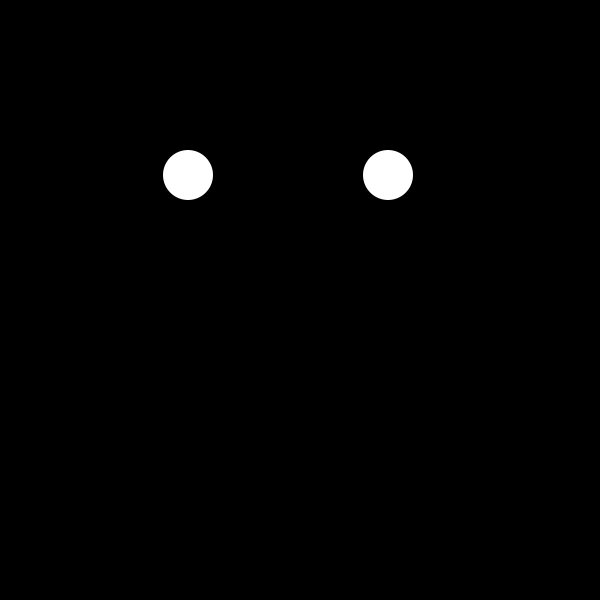
Frame 1 (no input)
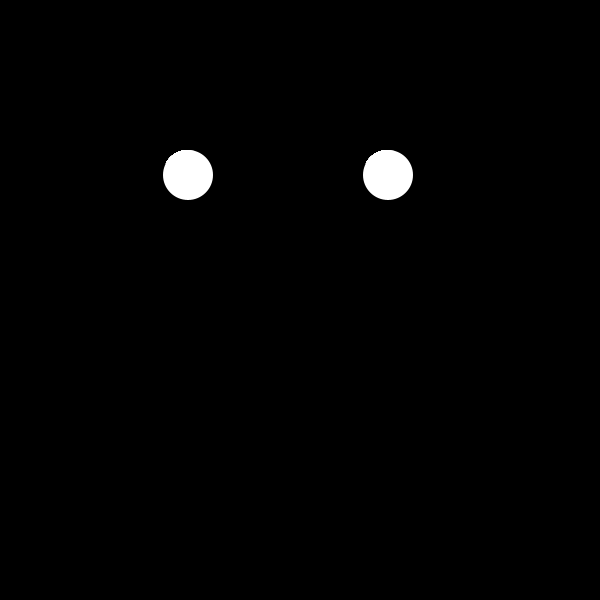
Frame 60 (the mouse pressed at the canvas centre just before this capture)
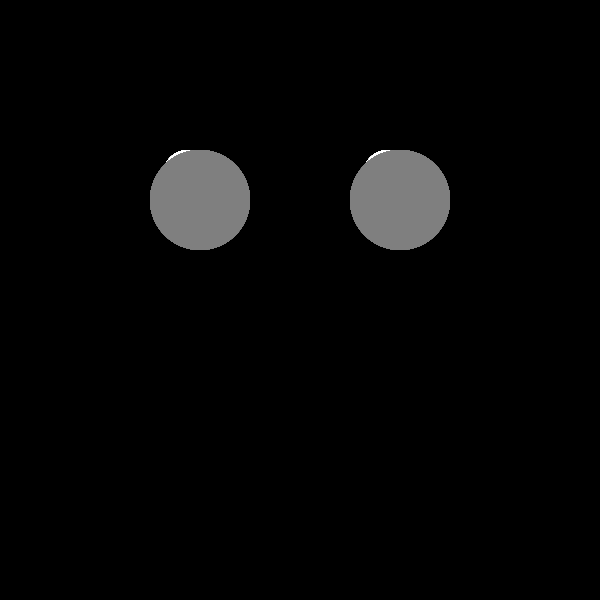
Frame 120 (the mouse held since frame 60 and released just before this capture)

The Processing sketch that drew these frames (run headless with seeded random() and noise(); from frame 60 on, the mouse is pressed at the canvas centre):

// Processing sketch: test2
// ── test2.pde
//Test 1 for Code1 week 1

//Simone Sun

// Reference: bryan ma, https://github.com/whoisbma/Code_1_FA19/blob/master/w01_intro/w01d_mapping/w01d_mapping.pde#L14

int t = 1;

void setup() {
  size (600, 600);
  background(0);
}

void draw() {
  fill(map(mouseX, 0, width, 0, 255));
  circle(width/3, height/3, width/6); //leftEye
  circle(2*width/3, height/3, width/6); //rightEye
  noStroke();
  // map the fill color of a rect to mouseX, from 255 to 0.
  
  float leftEyeX = map(mouseX, 0, width, width/3-width/48, width/3+width/48);
  float leftEyeY = map(mouseX, 0, height, height/3-width/24, height/3+width/24);
  float rightEyeX = map(mouseX, 0, width, 2*width/3-width/48, 2*width/3+width/48);
  float rightEyeY = map(mouseX, 0, height, height/3-width/24, height/3+width/24);
  fill(map(mouseX, 0, width, 255, 0));
  circle(leftEyeX, leftEyeY, width/12); //leftEyeBall
  circle(rightEyeX, rightEyeY, width/12); //rightEyeBall

}

void mouseClicked() {
  //clean the previous circles
  background(0);

  float d = (float)height / t; //diameter of the circlestypetype
  // (int)height = 400
  // (float)height = 400.0

  //draw the circles
  println("starting to draw circles for t = ", t);
  for (int j=1; j<2*t; j+=2) {
    for (int l=1; l<2*t; l+=2) {
      float x = width * j / (2*t);
      float y = height * l / (2*t);
      println("...drawing circle at pos with diam: ", x, y, d);
      fill(0, 0, 0, 0);
      stroke(255);
      strokeWeight(2);
      circle(x, y, d);
    }
  }
  t *= 2; // for next time through
}
